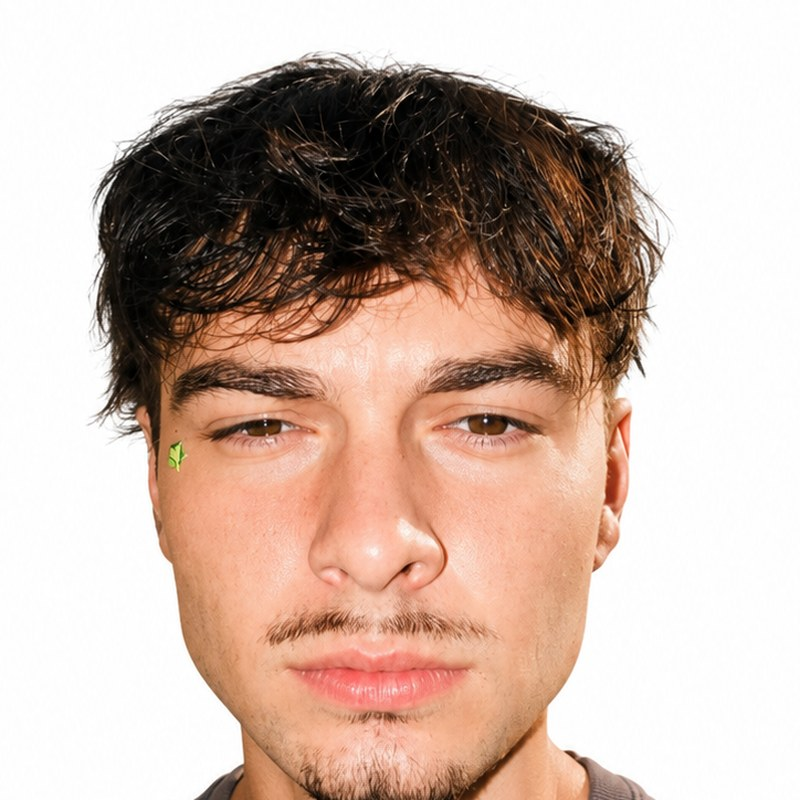
#> input picture assets/source-photo.jpg, 800 x 800 px
$ python make_ascii_svg.py ../assets/source-photo.jpg out.png
#> lines starting #> are read from the running program, lines starting #| are printed output that depends on the picture
### scripts/theme.py
"""Shared look for every SVG in this repo: a dark terminal window with a
Spider-Man red/blue accent, matching erikkarasek.cz."""

BG = "#0d1117"
BG2 = "#141a24"
FRAME = "#30363d"
MUTED = "#7d8590"
TEXT = "#e6edf3"
INK = "#c9d1d9"
RED = "#e23636"
BLUE = "#4d9de0"
GOLD = "#f2cc60"

FONT = "ui-monospace, SFMono-Regular, Menlo, Consolas, monospace"
PAD = 20
TITLEBAR_H = 30


def window(width, height, title):
    """Opening tag, background, frame, title bar with traffic lights."""
    return [
        f'<svg xmlns="http://www.w3.org/2000/svg" width="{width}" height="{height}" '
        f'viewBox="0 0 {width} {height}" font-family="{FONT}">',
        '<defs><linearGradient id="bg" x1="0" y1="0" x2="0" y2="1">'
        f'<stop offset="0" stop-color="{BG2}"/><stop offset="1" stop-color="{BG}"/>'
        '</linearGradient></defs>',
        f'<rect width="{width}" height="{height}" rx="12" fill="url(#bg)"/>',
        f'<rect x="0.5" y="0.5" width="{width - 1}" height="{height - 1}" rx="12" '
        f'fill="none" stroke="{FRAME}"/>',
        f'<line x1="0" y1="{TITLEBAR_H}" x2="{width}" y2="{TITLEBAR_H}" stroke="{FRAME}"/>',
        *[
            f'<circle cx="{PAD + i * 16}" cy="{TITLEBAR_H / 2}" r="5" fill="{c}"/>'
            for i, c in enumerate(["#ff5f56", "#ffbd2e", "#27c93f"])
        ],
        f'<text x="{width / 2}" y="{TITLEBAR_H / 2 + 4}" fill="{MUTED}" font-size="12" '
        f'text-anchor="middle">{title}</text>',
    ]

### scripts/make_ascii_svg.py
"""
Draw monochrome ASCII art as an SVG that types itself in row by row, like a
terminal printing it, and then holds still. The art is either ready-made text
(assets/portrait.txt, the default) or sampled from a photo.

GitHub strips JavaScript from READMEs but runs SMIL animation inside an SVG
loaded through <img>, which is what makes the reveal work.

Run once, locally, whenever the art changes (a photo source needs Pillow):

    python scripts/make_ascii_svg.py [portrait.txt | photo.jpg] [out.svg]
    STATIC=1 python scripts/make_ascii_svg.py   # no animation, for previews
"""
import html
import os
import sys

sys.path.insert(0, os.path.dirname(__file__))
from theme import FRAME, INK, MUTED, PAD, RED, TITLEBAR_H, window  # noqa: E402

ROOT = os.path.join(os.path.dirname(os.path.abspath(__file__)), "..")
SRC = sys.argv[1] if len(sys.argv) > 1 else os.path.join(ROOT, "assets", "portrait.txt")
OUT = sys.argv[2] if len(sys.argv) > 2 else os.path.join(ROOT, "assets", "portrait.svg")

CELL_W = 6
CELL_H = 12  # 1:2 cells, the proportions the text art was drawn for

# photo sampling only
PHOTO_COLS = 90
RAMP = " .`:-=+*cs#%@"  # light (sparse) -> dark (dense); the space blanks the background
GAMMA = 1.25            # >1 pushes skin tones towards the sparse end
WHITE_FLOOR = 0.86      # anything brighter than this is background

ROW_DUR = 0.09          # one row's wipe; the stagger equals it, so one cursor sweeps down


def from_photo(path):
#> called with path = '../assets/source-photo.jpg'
    from PIL import Image, ImageEnhance, ImageOps

    im = Image.open(path).convert("L")
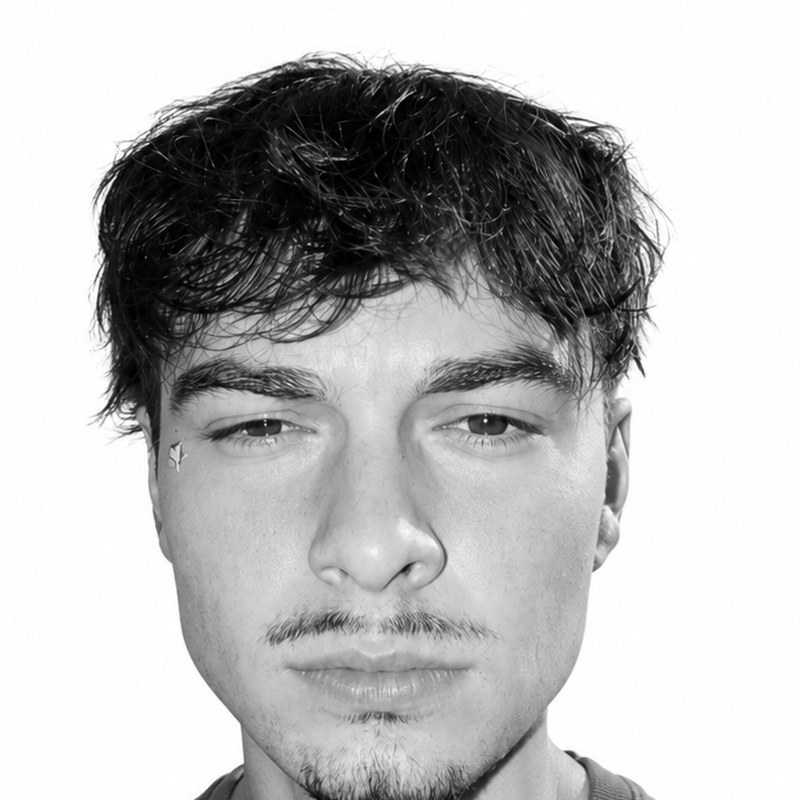
#> im: PIL image 800x800 L; min 0, max 255, mean 185.9
    im = ImageOps.autocontrast(im, cutoff=1)
    im = ImageEnhance.Contrast(im).enhance(1.0)
    # Character cells are taller than wide, so sample fewer rows than columns.
    n_rows = round(PHOTO_COLS * im.height / im.width * CELL_W / CELL_H)
#> n_rows = 45
    im = im.resize((PHOTO_COLS, n_rows), Image.LANCZOS)
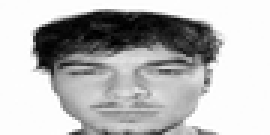
#> im: PIL image 90x45 L (shown 3 times larger); min 0, max 255, mean 184.1
    px = im.load()
    out = []
    for y in range(n_rows):
        line = []
        for x in range(PHOTO_COLS):
            lum = (px[x, y] / 255.0) ** GAMMA
            if lum >= WHITE_FLOOR:
                line.append(" ")
            else:
                line.append(RAMP[min(len(RAMP) - 1, int((1 - lum) * (len(RAMP) - 1) + 0.5))])
        out.append("".join(line))
#> after the loop, out = 45 items
    return out


if SRC.endswith(".txt"):
    with open(SRC) as f:
        rows = f.read().rstrip("\n").split("\n")
else:
    rows = from_photo(SRC)
#> rows = 45 items
# textLength stretches each row to the full width, so every row must be equally long.
COLS = max(len(r) for r in rows)
#> COLS = 90
rows = [r.ljust(COLS) for r in rows]
ROWS = len(rows)
#> ROWS = 45

ART_W, ART_H = COLS * CELL_W, ROWS * CELL_H
#> ART_W = 540; ART_H = 540
STATUS_H = 34
W = ART_W + PAD * 2
#> W = 580
H = TITLEBAR_H + PAD // 2 + ART_H + STATUS_H + PAD // 2
#> H = 624
STATIC = bool(os.environ.get("STATIC"))

parts = window(W, H, "erik@github: ~$ ./portrait.sh")
#> parts = 9 items
art_top = TITLEBAR_H + PAD // 2
for ry, line in enumerate(rows):
    row_y = art_top + ry * CELL_H
    text = (f'<text xml:space="preserve" x="{PAD}" y="{row_y + CELL_H * 0.78:.1f}" fill="{INK}" '
            f'font-size="{CELL_H * 0.9:.1f}" textLength="{ART_W}" lengthAdjust="spacing">'
            f'{html.escape(line)}</text>')
    if STATIC or not line.strip():
        parts.append(text)
        continue
    delay = ry * ROW_DUR
    parts.append(
        f'<clipPath id="r{ry}"><rect x="{PAD}" y="{row_y}" height="{CELL_H}" width="0">'
        f'<animate attributeName="width" from="0" to="{ART_W}" begin="{delay:.2f}s" '
        f'dur="{ROW_DUR}s" fill="freeze"/></rect></clipPath>'
        f'<g clip-path="url(#r{ry})">{text}</g>'
        f'<rect y="{row_y + 1}" width="{CELL_W}" height="{CELL_H - 2}" fill="{RED}" opacity="0">'
        f'<animate attributeName="x" from="{PAD}" to="{PAD + ART_W}" begin="{delay:.2f}s" '
        f'dur="{ROW_DUR}s" fill="freeze"/>'
        f'<set attributeName="opacity" to="0.9" begin="{delay:.2f}s"/>'
        f'<set attributeName="opacity" to="0" begin="{delay + ROW_DUR:.2f}s"/></rect>'
    )
#> this loop made 45 passes
#> (row_y, delay) on passes 4 to 15: (76, 0.27), (88, 0.36), (100, 0.45), (112, 0.54), (124, 0.63), (136, 0.72), (148, 0.81), (160, 0.9), (172, 0.99), (184, 1.08), (196, 1.17), (208, 1.26)
#> row_y on passes 1 to 3: 40, 52, 64
#> after the loop, parts = 54 items

line_y = art_top + ART_H + PAD // 2
#> line_y = 590
status_y = line_y + 22
#> status_y = 612
parts.append(f'<line x1="0" y1="{line_y}" x2="{W}" y2="{line_y}" stroke="{FRAME}"/>')
prompt, name = "erik@github:~$ whoami ", "Erik Karásek"
parts.append(f'<text x="{PAD}" y="{status_y}" fill="{MUTED}" font-size="13">'
             f'{prompt}<tspan fill="{INK}">{name}</tspan></text>')
# monospace advance is ~0.6em, so the cursor sits one space after the name
parts.append(f'<rect x="{PAD + (len(prompt + name) + 1) * 13 * 0.6:.0f}" y="{status_y - 12}" width="8" height="14" fill="{RED}">'
             '<animate attributeName="opacity" values="1;1;0;0" keyTimes="0;0.5;0.51;1" '
             'dur="1s" repeatCount="indefinite"/></rect>')
parts.append("</svg>")

with open(OUT, "w") as f:
    f.write("".join(parts))
print(f"wrote {OUT}: {W}x{H}, {COLS}x{ROWS} chars")
#| wrote out.png: 580x624, 90x45 chars
